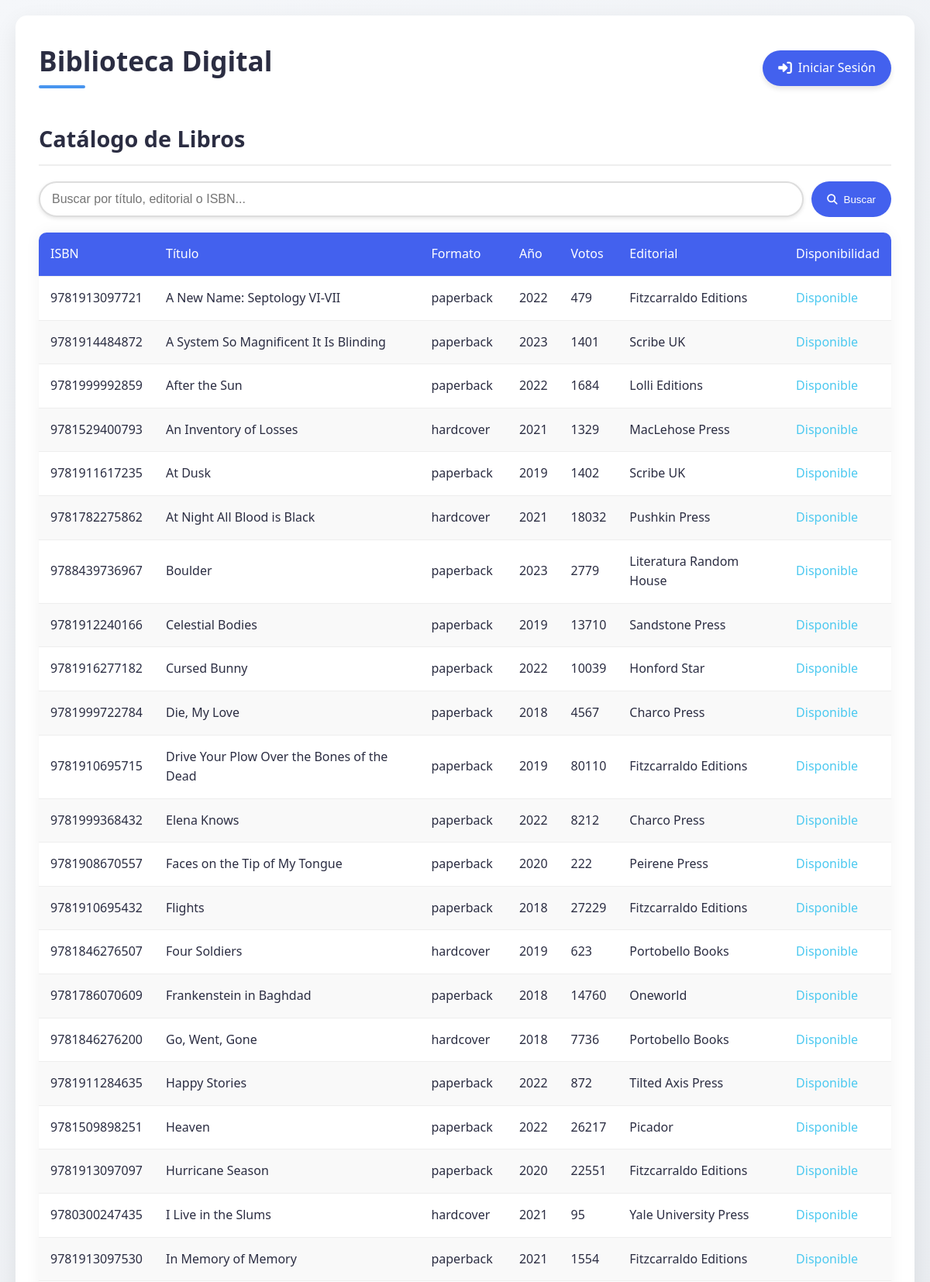
The page / (upper part) on the database its author committed.
### tables this page shows
CREATE TABLE Tblibro (isbn INTEGER PRIMARY KEY, titulo_libro TEXT NOT NULL, formato_libro TEXT NOT NULL, año_libro INTEGER NOT NULL CHECK (año_libro > 0), votos_libro INTEGER DEFAULT 0 CHECK (votos_libro >= 0), editorial TEXT NOT NULL, disponible INTEGER DEFAULT 1);

### index.php (the view, shortened to what this page needs)
<?php
include 'conexion.php';
$search = isset($_GET['search']) ? $_GET['search'] : '';
$sql = "SELECT * FROM Tblibro
        WHERE titulo_libro LIKE :search
        OR editorial LIKE :search
        OR isbn LIKE :search
        ORDER BY titulo_libro";
$stmt = $conexion->prepare($sql);
$stmt->bindValue(':search', '%' . $search . '%', PDO::PARAM_STR);
$stmt->execute();
$libros = $stmt->fetchAll(PDO::FETCH_ASSOC);
?>
<!DOCTYPE html>
<html lang="es">
<head>
    <link rel="stylesheet" href="https://cdnjs.cloudflare.com/ajax/libs/font-awesome/6.4.0/css/all.min.css">
    <link rel="stylesheet" href="/BASESDEDATOS/TallerBases-master/css/index.css">
</head>
<body>
    <div class="container">
        <div class="header">
            <h1>Biblioteca Digital</h1>
            <a href="login.php" class="login-btn">
                <i class="fas fa-sign-in-alt"></i>
                Iniciar Sesión
            </a>
        </div>
        <h2>Catálogo de Libros</h2>
        <form method="GET" action="">
            <div class="search-container">
                <input type="text"
                    name="search"
                    class="search-input"
                    placeholder="Buscar por título, editorial o ISBN..."
                    value="<?= htmlspecialchars($search) ?>">
                <button type="submit" class="search-btn">
                    <i class="fas fa-search"></i> Buscar
                </button>
            </div>
        </form>
        <div class="table-container">
            <table>
                <thead>
                    <tr>
                        <th>ISBN</th>
                        <th>Título</th>
                        <th>Formato</th>
                        <th>Año</th>
                        <th>Votos</th>
                        <th>Editorial</th>
                        <th>Disponibilidad</th>
                    </tr>
                </thead>
                <tbody>
                    <?php if ($libros): ?>
                        <?php foreach ($libros as $libro): ?>
                            <tr>
                                <td><?= htmlspecialchars($libro['isbn']) ?></td>
                                <td><?= htmlspecialchars($libro['titulo_libro']) ?></td>
                                <td><?= htmlspecialchars($libro['formato_libro']) ?></td>
                                <td><?= htmlspecialchars($libro['año_libro']) ?></td>
                                <td><?= htmlspecialchars($libro['votos_libro']) ?></td>
                                <td><?= htmlspecialchars($libro['editorial']) ?></td>
                                <td class="<?= $libro['disponible'] ? 'disponible' : 'no-disponible' ?>">
                                    <?= $libro['disponible'] ? 'Disponible' : 'No disponible' ?>
                                </td>
                            </tr>
                        <?php endforeach; ?>
                    <?php endif; ?>
                </tbody>
            </table>
        </div>
    </div>
</body>
</html>

### css/index.css (style rules this page uses)
:root { --primary: #4361ee; --secondary: #3f37c9; --accent: #4895ef; --dark: #2b2d42; --light: #f8f9fa; --danger: #ef233c; --success: #4cc9f0; }
* { margin: 0; padding: 0; box-sizing: border-box; }
body { font-family: 'Segoe UI', Tahoma, Geneva, Verdana, sans-serif; background: linear-gradient(135deg, #f5f7fa 0%, #dfe3e8 100%); color: var(--dark); line-height: 1.6; min-height: 100vh; padding: 20px; }
.header { display: flex; justify-content: space-between; align-items: center; margin-bottom: 30px; }
.login-btn { display: inline-flex; align-items: center; gap: 8px; padding: 10px 20px; background: var(--primary); color: white; text-decoration: none; border-radius: 50px; font-weight: 500; transition: all 0.3s ease; box-shadow: 0 4px 6px rgba(0, 0, 0, 0.1); }
.login-btn i { font-size: 1.1rem; }
.container { max-width: 1200px; margin: 0 auto; background: white; padding: 30px; border-radius: 15px; box-shadow: 0 10px 30px rgba(0, 0, 0, 0.08); }
h1, h2 { color: var(--dark); margin-bottom: 20px; }
h1 { font-size: 2.2rem; position: relative; display: inline-block; }
h1::after { content: ''; position: absolute; bottom: -8px; left: 0; width: 60px; height: 4px; background: var(--accent); border-radius: 2px; }
h2 { font-size: 1.8rem; padding-bottom: 10px; border-bottom: 2px solid #eee; }
.table-container { overflow-x: auto; margin-top: 20px; border-radius: 10px; box-shadow: 0 0 20px rgba(0, 0, 0, 0.05); }
table { width: 100%; border-collapse: collapse; min-width: 600px; }
th, td { padding: 15px; text-align: left; border-bottom: 1px solid #eee; }
th { background: var(--primary); color: white; font-weight: 500; position: sticky; top: 0; }
tr:nth-child(even) { background-color: #f9f9f9; }
.disponible { color: var(--success); font-weight: 500; }
tr { animation: fadeIn 0.4s ease-out forwards; }

### index.php (style rules this page uses)
.search-container { margin: 20px 0; display: flex; gap: 10px; }
.search-input { flex: 1; padding: 12px 15px; border: 2px solid #ddd; border-radius: 30px; font-size: 16px; transition: all 0.3s; box-shadow: 0 2px 5px rgba(0, 0, 0, 0.1); }
.search-btn { background: var(--primary); color: white; border: none; padding: 12px 20px; border-radius: 30px; cursor: pointer; font-weight: 500; transition: all 0.3s; display: flex; align-items: center; gap: 8px; }

### rows shown on the page
tblibro: isbn "9781913097721", titulo_libro "A New Name: Septology VI-VII", formato_libro "paperback", año_libro "2022", votos_libro "479", editorial "Fitzcarraldo Editions", disponible "Disponible"
tblibro: isbn "9781914484872", titulo_libro "A System So Magnificent It Is Blinding", formato_libro "paperback", año_libro "2023", votos_libro "1401", editorial "Scribe UK", disponible "Disponible"
tblibro: isbn "9781999992859", titulo_libro "After the Sun", formato_libro "paperback", año_libro "2022", votos_libro "1684", editorial "Lolli Editions", disponible "Disponible"
tblibro: isbn "9781529400793", titulo_libro "An Inventory of Losses", formato_libro "hardcover", año_libro "2021", votos_libro "1329", editorial "MacLehose Press", disponible "Disponible"
tblibro: isbn "9781911617235", titulo_libro "At Dusk", formato_libro "paperback", año_libro "2019", votos_libro "1402", editorial "Scribe UK", disponible "Disponible"
tblibro: isbn "9781782275862", titulo_libro "At Night All Blood is Black", formato_libro "hardcover", año_libro "2021", votos_libro "18032", editorial "Pushkin Press", disponible "Disponible"
tblibro: isbn "9788439736967", titulo_libro "Boulder", formato_libro "paperback", año_libro "2023", votos_libro "2779", editorial "Literatura Random House", disponible "Disponible"
tblibro: isbn "9781912240166", titulo_libro "Celestial Bodies", formato_libro "paperback", año_libro "2019", votos_libro "13710", editorial "Sandstone Press", disponible "Disponible"
tblibro: isbn "9781916277182", titulo_libro "Cursed Bunny", formato_libro "paperback", año_libro "2022", votos_libro "10039", editorial "Honford Star", disponible "Disponible"
tblibro: isbn "9781999722784", titulo_libro "Die, My Love", formato_libro "paperback", año_libro "2018", votos_libro "4567", editorial "Charco Press", disponible "Disponible"
tblibro: isbn "9781910695715", titulo_libro "Drive Your Plow Over the Bones of the Dead", formato_libro "paperback", año_libro "2019", votos_libro "80110", editorial "Fitzcarraldo Editions", disponible "Disponible"
tblibro: isbn "9781999368432", titulo_libro "Elena Knows", formato_libro "paperback", año_libro "2022", votos_libro "8212", editorial "Charco Press", disponible "Disponible"
tblibro: isbn "9781908670557", titulo_libro "Faces on the Tip of My Tongue", formato_libro "paperback", año_libro "2020", votos_libro "222", editorial "Peirene Press", disponible "Disponible"
tblibro: isbn "9781910695432", titulo_libro "Flights", formato_libro "paperback", año_libro "2018", votos_libro "27229", editorial "Fitzcarraldo Editions", disponible "Disponible"
tblibro: isbn "9781846276507", titulo_libro "Four Soldiers", formato_libro "hardcover", año_libro "2019", votos_libro "623", editorial "Portobello Books", disponible "Disponible"
tblibro: isbn "9781786070609", titulo_libro "Frankenstein in Baghdad", formato_libro "paperback", año_libro "2018", votos_libro "14760", editorial "Oneworld", disponible "Disponible"
tblibro: isbn "9781846276200", titulo_libro "Go, Went, Gone", formato_libro "hardcover", año_libro "2018", votos_libro "7736", editorial "Portobello Books", disponible "Disponible"
tblibro: isbn "9781911284635", titulo_libro "Happy Stories", formato_libro "paperback", año_libro "2022", votos_libro "872", editorial "Tilted Axis Press", disponible "Disponible"
tblibro: isbn "9781509898251", titulo_libro "Heaven", formato_libro "paperback", año_libro "2022", votos_libro "26217", editorial "Picador", disponible "Disponible"
tblibro: isbn "9781913097097", titulo_libro "Hurricane Season", formato_libro "paperback", año_libro "2020", votos_libro "22551", editorial "Fitzcarraldo Editions", disponible "Disponible"
tblibro: isbn "9780300247435", titulo_libro "I Live in the Slums", formato_libro "hardcover", año_libro "2021", votos_libro "95", editorial "Yale University Press", disponible "Disponible"
tblibro: isbn "9781913097530", titulo_libro "In Memory of Memory", formato_libro "paperback", año_libro "2021", votos_libro "1554", editorial "Fitzcarraldo Editions", disponible "Disponible"
